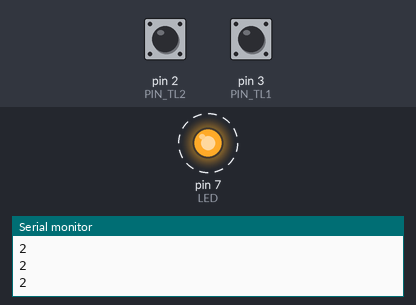
A sketch run on a simulated Arduino Uno, built with avr-gcc and run on an emulated ATmega328P. On the bench: output pins drawn as LEDs (lit = HIGH), the last lines printed to the serial monitor. Dashed ring = blinking. The test bench sets the inputs (shaded band); at power-on: pin 2 (PIN_TL2) HIGH, pin 3 (PIN_TL1) HIGH.

Above: at 0.87 s.
1.3 s: pin 2 (PIN_TL2) pulled LOW for 0.15 s
At 2.5 s:
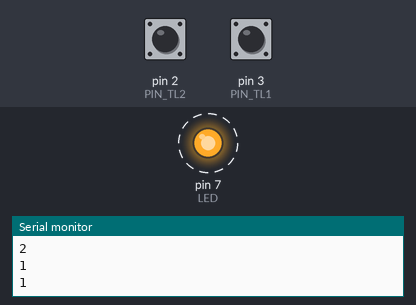
4.3 s: pin 3 (PIN_TL1) pulled LOW for 0.15 s
At 4.87 s:
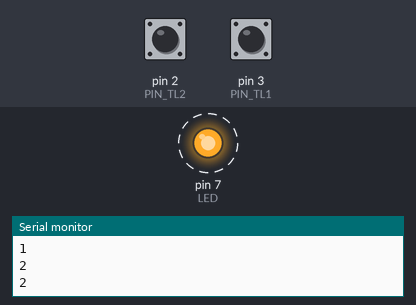
Timing chart, 0 to 13.3 s (numbered marks = the images above; inputs shaded):
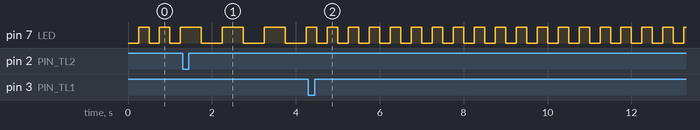

Measured:
- after the input at 1.3 s, pin 7 (LED): alternates HIGH for 0.50 s and LOW for 0.50 s, starting after 0.45 s
- after the input at 4.3 s, pin 7 (LED): alternates HIGH for 0.25 s and LOW for 0.25 s, starting after 0.20 s
- by itself, pin 7 (LED): alternates HIGH for 0.25 s and LOW for 0.25 s

The sketch:

8.ino
```cpp
/*Deklarujte prom. "frekvence" se vhodným datovým typem (min. použitelným), když obsahem proměnné budou čísla 1 až 20.
 * Výchozí hodnota bude 2.
Připojte k Arduinu dvě tlačítka na piny D2 a D3 (ext. přerušení).
Pomocí millis() blikejte integrovanou LED frekvencí podle prom. "frekvence" se střídou 50 %.
Při stisku jednoho tlačítka dojde ke zvýšení frekvence blikání až do max. hodnoty 10 Hz a při stisku druhého tlačítka
ke snížení frekvence až do min. hodnoty 1 Hz.
Stisky tlačítek řešte ext. přerušením. Každé tl. musí mít své prom. pro detekci zákmitů.
*/
#define PIN_TL1 3
#define PIN_TL2 2
byte frekvence = 2;
bool StavLed = LOW;
bool StavTl1;
bool StavTl2;
int LED = 7;
bool PredchoziStavTl1 = HIGH;
bool PredchoziStavTl2 = HIGH;
unsigned long PosledniMillis;
unsigned long PosledniZmenaTl1;
unsigned long PosledniZmenaTl2;


void setup() {
pinMode(PIN_TL1, INPUT_PULLUP);
pinMode(PIN_TL2, INPUT_PULLUP);
pinMode(LED, OUTPUT);
attachInterrupt(digitalPinToInterrupt(PIN_TL1),ObsluhaTl1,CHANGE);
attachInterrupt(digitalPinToInterrupt(PIN_TL2),ObsluhaTl2,CHANGE);

Serial.begin(9600);
}

void loop() {
  int perioda = 1000 / frekvence / 2;
  if(millis() - PosledniMillis >= perioda){
    PosledniMillis = millis();
    StavLed = !StavLed;
    digitalWrite(LED, StavLed);
    Serial.println(frekvence);
  }
}
void ObsluhaTl1(){
  StavTl1 = digitalRead(PIN_TL1);
  if(StavTl1!=PredchoziStavTl1&&millis()>=PosledniZmenaTl1){
    PredchoziStavTl1 = StavTl1;
    PosledniZmenaTl1 = millis();
    if(StavTl1 == LOW && frekvence < 10){
      frekvence ++;
    }
  }

}
void ObsluhaTl2(){
    StavTl2 = digitalRead(PIN_TL2);
  if(StavTl2!=PredchoziStavTl2&&millis()>=PosledniZmenaTl2){
    PredchoziStavTl2 = StavTl2;
    PosledniZmenaTl2 = millis();
    if(StavTl2 == LOW && frekvence > 1){
      frekvence --;
    }
  }
}
```
